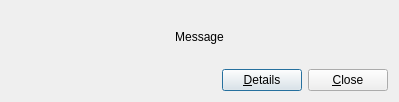
<?xml version="1.0" encoding="UTF-8"?>
<ui version="4.0">
 <class>ErrorDialog</class>
 <widget class="QDialog" name="ErrorDialog">
  <property name="geometry">
   <rect>
    <x>0</x>
    <y>0</y>
    <width>399</width>
    <height>102</height>
   </rect>
  </property>
  <property name="windowTitle">
   <string>titulo</string>
  </property>
  <layout class="QVBoxLayout" name="verticalLayout_2">
   <item>
    <layout class="QVBoxLayout" name="verticalLayout">
     <item>
      <widget class="QLabel" name="messageLabel">
       <property name="text">
        <string>Message</string>
       </property>
       <property name="textFormat">
        <enum>Qt::LogText</enum>
       </property>
       <property name="alignment">
        <set>Qt::AlignCenter</set>
       </property>
      </widget>
     </item>
    </layout>
   </item>
   <item>
    <layout class="QHBoxLayout" name="horizontalLayout_2">
     <item>
      <spacer name="horizontalSpacer">
       <property name="orientation">
        <enum>Qt::Horizontal</enum>
       </property>
       <property name="sizeHint" stdset="0">
        <size>
         <width>40</width>
         <height>20</height>
        </size>
       </property>
      </spacer>
     </item>
     <item>
      <widget class="QPushButton" name="detailsPushButton">
       <property name="text">
        <string>&amp;Details</string>
       </property>
      </widget>
     </item>
     <item>
      <widget class="QPushButton" name="pushButton">
       <property name="text">
        <string>&amp;Close</string>
       </property>
      </widget>
     </item>
    </layout>
   </item>
  </layout>
 </widget>
 <resources/>
 <connections>
  <connection>
   <sender>pushButton</sender>
   <signal>clicked()</signal>
   <receiver>ErrorDialog</receiver>
   <slot>close()</slot>
   <hints>
    <hint type="sourcelabel">
     <x>345</x>
     <y>72</y>
    </hint>
    <hint type="destinationlabel">
     <x>199</x>
     <y>50</y>
    </hint>
   </hints>
  </connection>
 </connections>
</ui>
